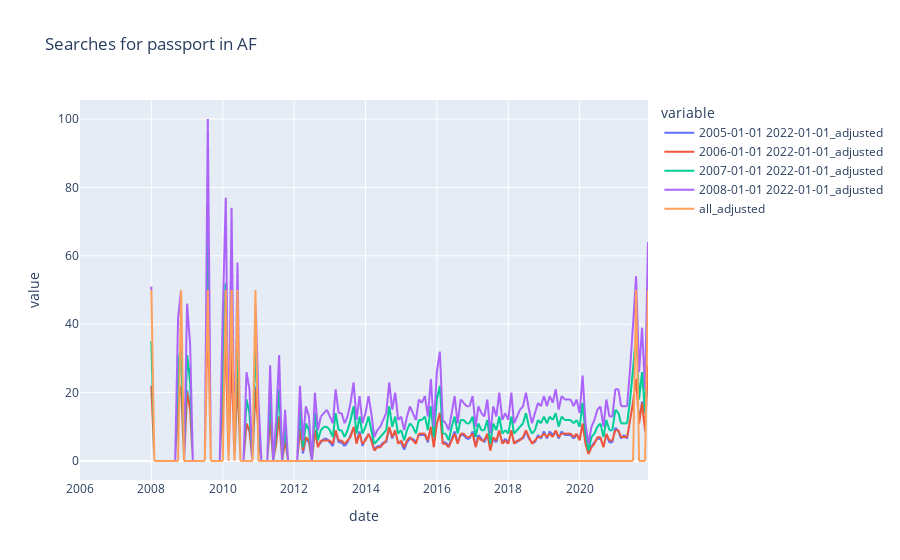

Source (notebook cell):
### Code cell
import plotly.express as px
import ipywidgets as widgets
from IPython.display import display, clear_output
from ipywidgets.embed import embed_minimal_html
# Create dropdown widgets for selecting the country and keyword
country_dropdown = widgets.Dropdown(options=countries, description='Country:')
keyword_dropdown = widgets.Dropdown(options=keywords_list, description='Keyword:')

def update_plots(country, keyword):
    # Clear the output area
    clear_output(wait=True)
    
    country_data = adjusted_3[(adjusted_3["country"] == country) & (adjusted_3["keyword"] == keyword)]
    
    fig = px.line(country_data, x="date", y=list_adjusted_cols, title=f"Searches for {keyword} in {country}")
    fig.show()
# Register the update_plots function as the callback for the dropdown widgets
widgets.interact(update_plots, country=country_dropdown, keyword=keyword_dropdown)

### Figure 1 — Plotly figure (JSON) as saved in the notebook; plotly's stock layout.template omitted (floating-point values rounded to 4 significant figures; data arrays with more than 128 entries replaced by an {"elided": "..."} marker saying what was removed)
{"data": [{"hovertemplate": "variable=2005-01-01 2022-01-01_adjusted<br>date=%{x}<br>value=%{y}<extra></extra>", "legendgroup": "2005-01-01 2022-01-01_adjusted", "line": {"color": "#636efa", "dash": "solid"}, "marker": {"symbol": "circle"}, "mode": "lines", "name": "2005-01-01 2022-01-01_adjusted", "showlegend": true, "type": "scattergl", "x": {"elided": "293 str values"}, "xaxis": "x", "y": {"elided": "293 float values"}, "yaxis": "y"}, {"hovertemplate": "variable=2006-01-01 2022-01-01_adjusted<br>date=%{x}<br>value=%{y}<extra></extra>", "legendgroup": "2006-01-01 2022-01-01_adjusted", "line": {"color": "#EF553B", "dash": "solid"}, "marker": {"symbol": "circle"}, "mode": "lines", "name": "2006-01-01 2022-01-01_adjusted", "showlegend": true, "type": "scattergl", "x": {"elided": "293 str values"}, "xaxis": "x", "y": {"elided": "293 int values"}, "yaxis": "y"}, {"hovertemplate": "variable=2007-01-01 2022-01-01_adjusted<br>date=%{x}<br>value=%{y}<extra></extra>", "legendgroup": "2007-01-01 2022-01-01_adjusted", "line": {"color": "#00cc96", "dash": "solid"}, "marker": {"symbol": "circle"}, "mode": "lines", "name": "2007-01-01 2022-01-01_adjusted", "showlegend": true, "type": "scattergl", "x": {"elided": "293 str values"}, "xaxis": "x", "y": {"elided": "293 int values"}, "yaxis": "y"}, {"hovertemplate": "variable=2008-01-01 2022-01-01_adjusted<br>date=%{x}<br>value=%{y}<extra></extra>", "legendgroup": "2008-01-01 2022-01-01_adjusted", "line": {"color": "#ab63fa", "dash": "solid"}, "marker": {"symbol": "circle"}, "mode": "lines", "name": "2008-01-01 2022-01-01_adjusted", "showlegend": true, "type": "scattergl", "x": {"elided": "293 str values"}, "xaxis": "x", "y": {"elided": "293 int values"}, "yaxis": "y"}, {"hovertemplate": "variable=all_adjusted<br>date=%{x}<br>value=%{y}<extra></extra>", "legendgroup": "all_adjusted", "line": {"color": "#FFA15A", "dash": "solid"}, "marker": {"symbol": "circle"}, "mode": "lines", "name": "all_adjusted", "showlegend": true, "type": "scattergl", "x": {"elided": "293 str values"}, "xaxis": "x", "y": {"elided": "293 int values"}, "yaxis": "y"}], "layout": {"legend": {"title": {"text": "variable"}, "tracegroupgap": 0}, "title": {"text": "Searches for passport in AF"}, "xaxis": {"anchor": "y", "domain": [0, 1], "title": {"text": "date"}}, "yaxis": {"anchor": "x", "domain": [0, 1], "title": {"text": "value"}}}}
